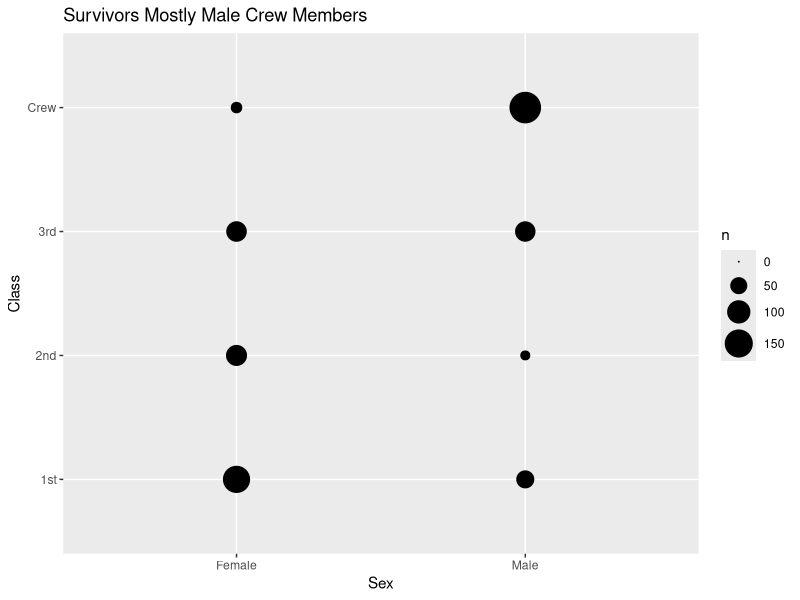
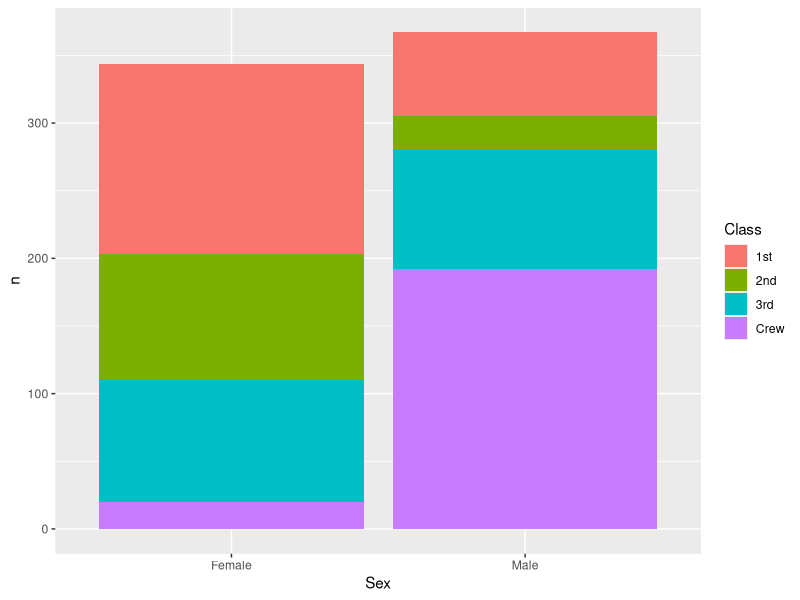
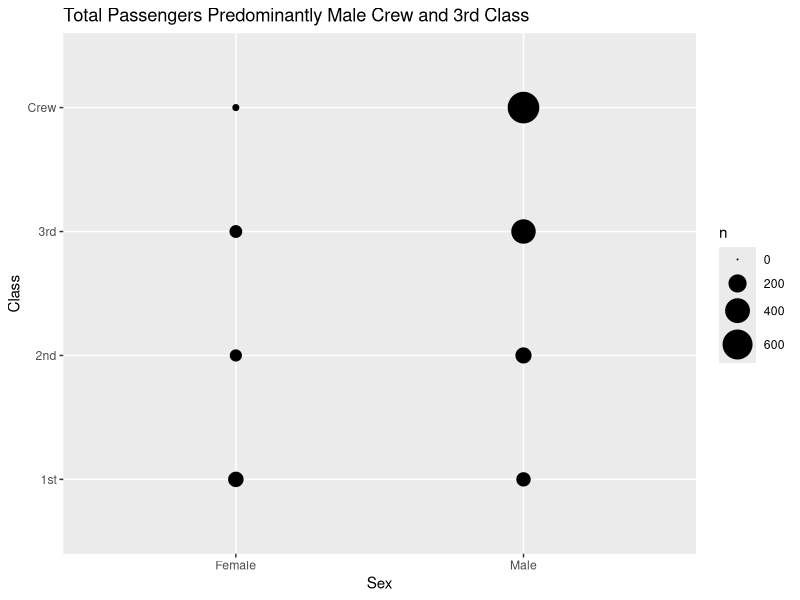
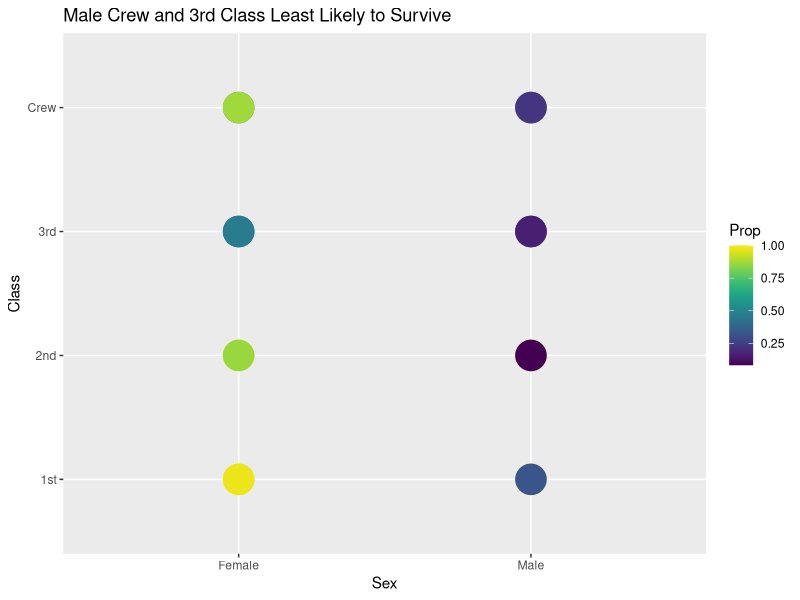
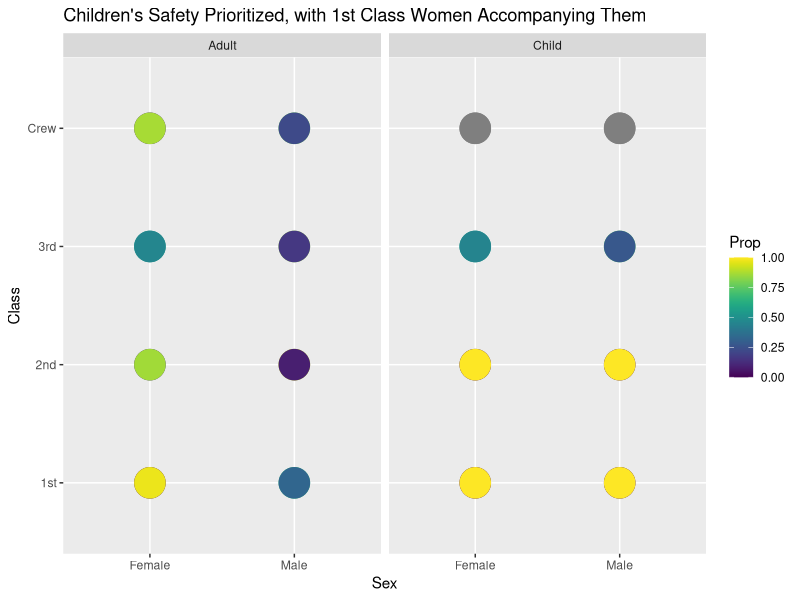
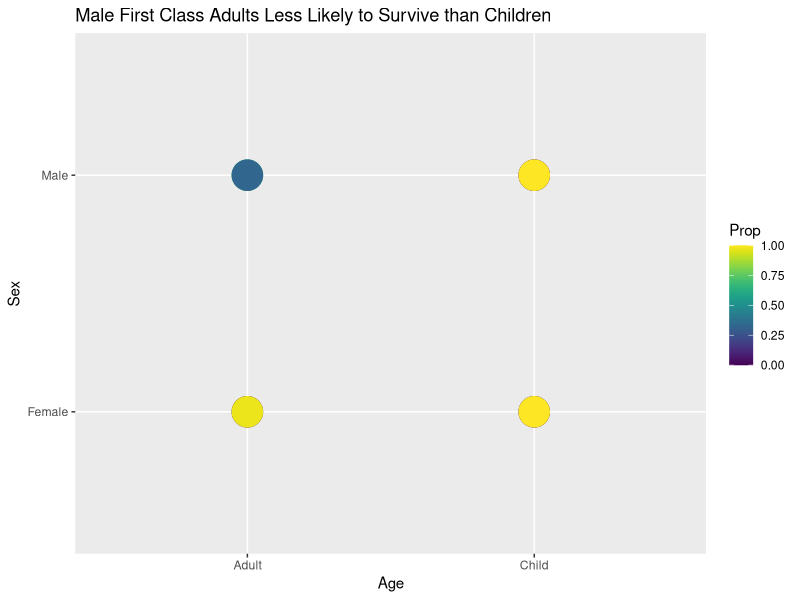
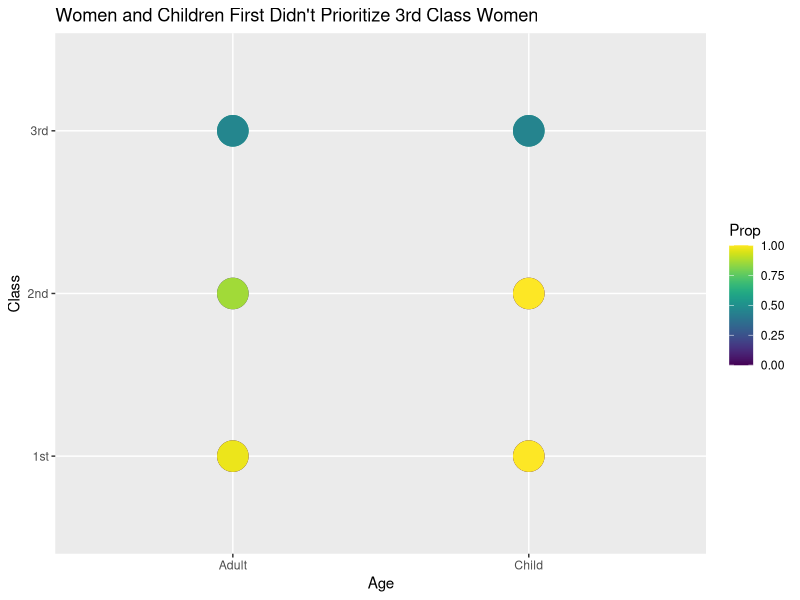

Write the R code that produced these figures, in order.
## ---- chunk 1
library(tidyverse)

df_titanic <- as_tibble(Titanic)
## ---- chunk 2
glimpse(df_titanic)
## ---- chunk 3
## NOTE: No need to edit! We'll cover how to
## do this calculation in a later exercise.
df_titanic %>% summarize(total = sum(n))
## ---- chunk 4
df_titanic %>%
  filter(Survived == "Yes") %>%
  ggplot() +
  geom_point(mapping = aes(x = Sex, y = Class, size = n)) +
  scale_size_area(max_size = 10) +
  ggtitle("Survivors Mostly Male Crew Members")
## ---- chunk 5
df_titanic %>%
  filter(Survived == "Yes") %>%
  ggplot() +
    geom_col(aes(x = Sex, y = n, fill = Class))
## ---- chunk 6
df_titanic %>%
  ggplot() +
  geom_point(mapping = aes(x = Sex, y = Class, size = n)) +
  scale_size_area(max_size = 10) +
  ggtitle("Total Passengers Predominantly Male Crew and 3rd Class")
## ---- chunk 7
## NOTE: No need to edit! We'll cover how to
## do this calculation in a later exercise.
df_prop <-
  df_titanic %>%
  group_by(Class, Sex, Age) %>%
  mutate(
    Total = sum(n),
    Prop = n / Total
  ) %>%
  ungroup()
df_prop
## ---- chunk 8
library(viridis)
## ---- chunk 9
df_prop %>%
  filter(Survived == "Yes") %>%
  ggplot() +
  geom_point(mapping = aes(x = Sex, y = Class, color = Prop), size = 10) +
  scale_size_area(max_size = 10) +
  scale_color_viridis() +
  ggtitle("Male Crew and 3rd Class Least Likely to Survive")
## ---- chunk 10
df_prop %>%
  ggplot() +
  geom_point(mapping = aes(x = Sex, y = Class, color = Prop), size = 10) +
  scale_color_viridis() +
  facet_wrap(~Age) +
  ggtitle("Children's Safety Prioritized, with 1st Class Women Accompanying Them")
## ---- chunk 11
df_prop %>%
  filter(Class == "1st") %>%
  ggplot() +
  geom_point(mapping = aes(x = Age, y = Sex, color = Prop), size = 10) +
  scale_color_viridis() +
  ggtitle("Male First Class Adults Less Likely to Survive than Children")
## ---- chunk 12
df_prop %>%
  filter(Sex == "Female") %>%
  filter (Class != "Crew") %>%
  ggplot() +
  geom_point(mapping = aes(x = Age, y = Class, color = Prop), size = 10) +
  scale_color_viridis() +
  ggtitle("Women and Children First Didn't Prioritize 3rd Class Women")
